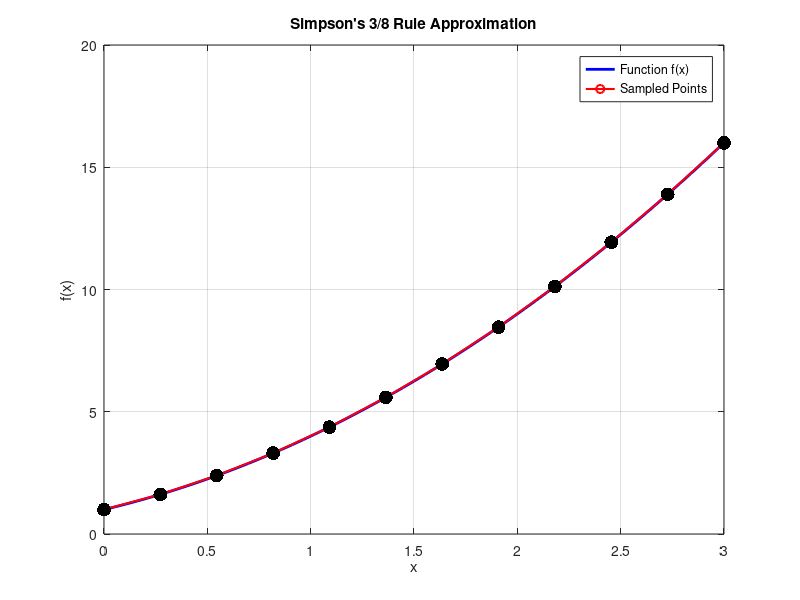

Source code (MATLAB):
clc;
clear;

f = @(x) x.^2 + 2*x + 1;  
a = 0;
b = 3;
n = 11;  
exact_value = integral(f,a,b);

h = (b - a) / n; 
x_vals = linspace(a, b, n+1);  
y_vals = f(x_vals);

integral_value = (3*h/8) * (f(x_vals(1)) + f(x_vals(end)) + 3*sum(y_vals(2:3:end-1)) + 3*sum(y_vals(3:3:end)) + 2*sum(y_vals(4:3:end-2)));

error = abs((exact_value - integral_value) / exact_value) * 100;

fprintf('The integral value is: %.5f\n', integral_value);
fprintf('Exact value: %.5f\n', exact_value);
fprintf('Error: %.5f%%\n', error);

figure;
fplot(f, [a, b], 'b', 'LineWidth', 2); hold on;
plot(x_vals, y_vals, 'ro-', 'LineWidth', 1.5);
scatter(x_vals, y_vals, 100, 'k', 'filled');

title('Simpson''s 3/8 Rule Approximation');
xlabel('x'); ylabel('f(x)');
legend('Function f(x)', 'Sampled Points', 'Location', 'Best');
grid on;
hold off;
